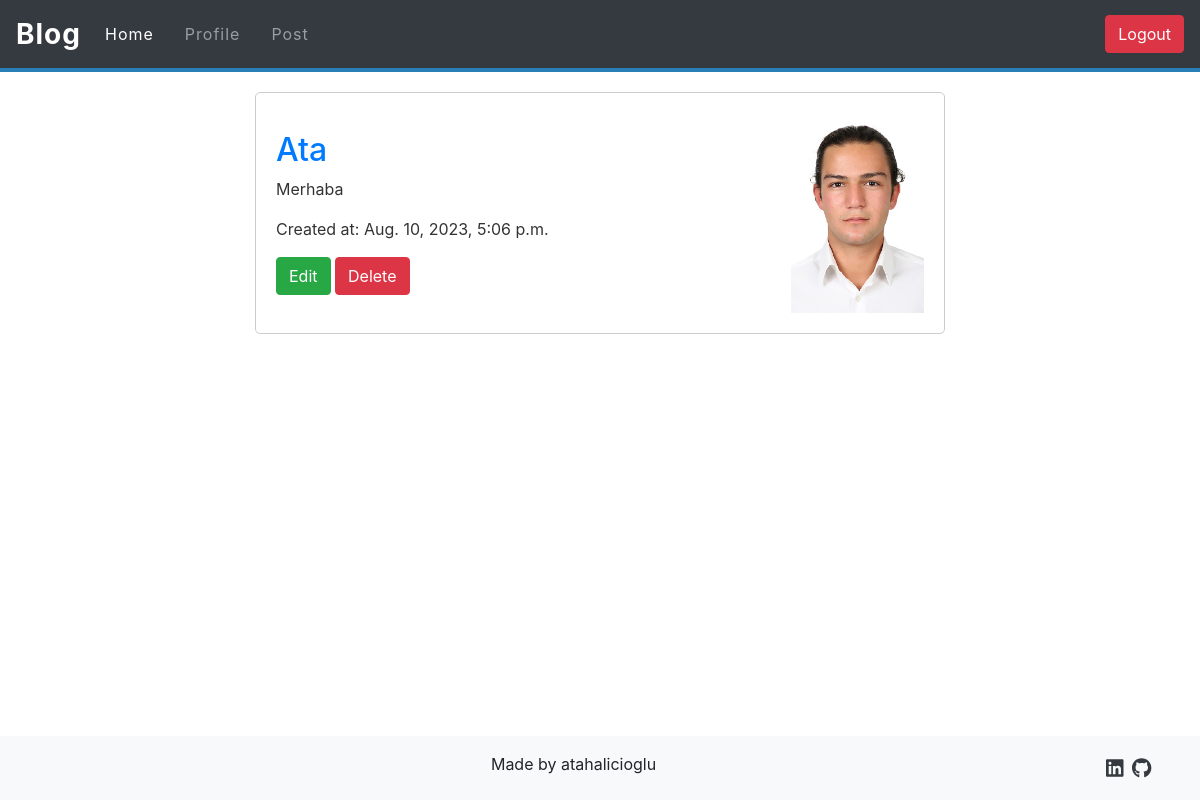
The page / (signed in) on the database its author committed.
### blog/models.py (models this page shows, shortened)
class BlogPost(models.Model):
    user = models.ForeignKey(User, on_delete=models.CASCADE)
    title = models.CharField(max_length=110)
    content = models.CharField(max_length=1000, blank=True, null=True)
    image = models.ImageField(upload_to='images/blog_photos', null=True)
    created_at = models.DateTimeField(auto_now_add=True)
    updated_at = models.DateTimeField(auto_now=True)
    is_deleted = models.BooleanField(default=False)
    post_slug = models.SlugField(default='', max_length=100)  # new

### blog/views.py (the view)
# urls.py: path('', home_view, name= 'home_view'),
def home_view(request):
    blog_posts = BlogPost.objects.filter(is_deleted = False)
    if request.user.is_authenticated:
        profile_slug = get_object_or_404(Profile, user=request.user).profile_slug
        context = {'blog_posts' : blog_posts, 'profile_slug' : profile_slug}
        return render(request, 'blog/home_page.html', context)
    else:
        context = {'blog_posts' : blog_posts}
        return render(request, 'blog/home_page.html', context)

### blog/templates/blog/home_page.html (shortened to what this page needs)
{% load static %}
<!DOCTYPE html>
<html lang="en">
<head>
    <link rel="stylesheet" href="https://maxcdn.bootstrapcdn.com/bootstrap/4.0.0/css/bootstrap.min.css">
</head>
<body>
  <nav class="navbar navbar-expand-lg navbar-dark bg-dark">
    <a class="navbar-brand" href="{% url 'home_view' %}">Blog</a>
    <div class="collapse navbar-collapse justify-content-between" id="navbarText">
        <ul class="navbar-nav">
            <li class="nav-item active">
                <a class="nav-link" href="{% url 'home_view' %}">Home <span class="sr-only">(current)</span></a>
            </li>
            {% if user.is_authenticated %}
            <li class="nav-item">
              <a class="nav-link" href="{% url 'profile_view' profile_slug %}">Profile</a>
            </li>
            <li class="nav-item">
                <a class="nav-link" href="{% url 'post' %}">Post</a>
            </li>
            {% endif %}
        </ul>
        <ul class="navbar-nav">
            {% if user.is_authenticated %}
            <form action="{% url 'logout' %}" method="post">
              <button type="submit" class="btn btn-danger">Logout</button>
          </form>
            {% endif %}
        </ul>
    </div>
</nav>
    <main role="main" class="container">
      <div class="row justify-content-center">
        <div class="col-md-8">
          {% for blog_post in blog_posts %}
            <div class="blog-post">
                <div>
                  <h2>{{ blog_post.title }}</h2>
                  <p>{{ blog_post.content }}</p>
                  <p>Created at: {{ blog_post.created_at }}</p>
                  {% if user.is_authenticated and blog_post.user == user %}
                  <a href="{% url 'post_detail' post_slug=blog_post.post_slug %}">
                    <button class="btn btn-success">Edit</button>
                  </a>
                  <a href="{% url 'delete_post' post_slug=blog_post.post_slug %}">
                    <button class="btn btn-danger" >Delete</button>
                  </a>
                  {%endif%}
                </div>
                <div class="blog-post-image">
                  {% if blog_post.image %}
                    <img src="{{ blog_post.image.url }}" alt="Image" style="max-width: 200px; max-height: 200px;">
                  {% else %}
                    <p>No image available.</p>
                  {% endif %}
                </div>
            </div>
          </div>
      </div>
    {% endfor %}
    </main>
    <footer class="footer mt-auto py-3 bg-light text-black fixed-bottom">
      <div class="container d-flex justify-content-end">
        <div class="container text-center">
          Made by atahalicioglu
        </div>
        <a href="https://www.linkedin.com/in/atahalicioglu/" class="text-dark me-4 m-1"><i class="fab fa-linkedin fa-lg"></i></a>
        <a href="https://github.com/atahalicioglu" class="text-dark m-1"><i class="fab fa-github fa-lg"></i></a>
    </div>
  </footer>
  </body>
</html>

### blog/templates/blog/home_page.html (style rules this page uses)
.blog-post { background-color: #fff; border: 1px solid #ccc; border-radius: 5px; padding: 20px; margin: 20px; display: flex; align-items: center; }
.blog-post h2 { color: #007bff; }
.blog-post p { color: #333; }
.navbar { background-color: #2c3e50; border-bottom: 4px solid #2980b9; }
.navbar-brand { font-size: 28px; font-weight: bold; color: #ffffff; letter-spacing: 1px; transition: color 0.3s ease; }
.navbar-nav .nav-item { margin-right: 15px; }
.navbar-nav .nav-link { font-size: 16px; color: #ffffff; letter-spacing: 1px; transition: color 0.3s ease; }
.blog-post-image { margin-left: auto; text-align: right; }

### rows shown on the page
BlogPost: title "Ata", content "Merhaba", created_at "Aug. 10, 2023, 5:06 p.m.", shows "Edit", image (picture)
